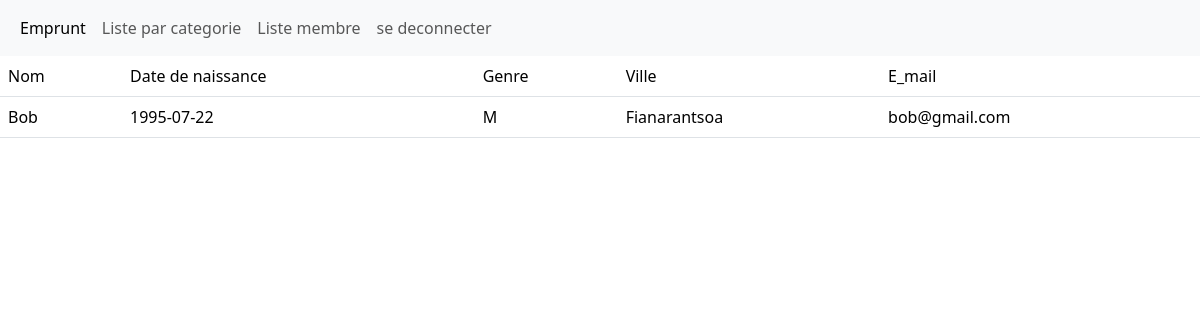
/pages/about.php?id=2, run on the app's committed database.
### tables this page shows
create table PF_membre(
    id_membre int primary key auto_increment,
    nom varchar(50),
    date_de_naissance Date,
    genre varchar(10),
    email varchar(50),
    ville varchar(50),
    mdp varchar(50),
    image_profil varchar(50)

);

### includes/connection.php (called while the page is built, shortened)
<?php
function bdd()
{
    static $connect = null;
    if ($connect === null) {
        $connect = mysqli_connect('localhost', 'root', '', 'projet_final_s2');
        mysqli_set_charset($connect, 'utf8mb4');
    }
    return $connect;
}
?>

### includes/fonction.php (called while the page is built, shortened)
<?php
require("connection.php");
function about_membre($id){
    $sql="SELECT * FROM PF_membre WHERE id_membre=".$id;
    $resultat = mysqli_query(bdd(), $sql);
    $donnees = mysqli_fetch_assoc($resultat);
    return $donnees;
}

### pages/about.php (the view, shortened to what this page needs)
<?php
require("../includes/fonction.php");
$id=$_GET['id'];
$about=about_membre($id);
?>
<!DOCTYPE html>
<html lang="en">
<head>
    <link href="../assets/bootstrap/css/bootstrap.min.css" rel="stylesheet">
</head>
<body>
<header>
<nav class="navbar navbar-expand-lg bg-body-tertiary">
  <div class="container-fluid">
    <div class="collapse navbar-collapse" id="navbarNav">
      <ul class="navbar-nav">
        <li class="nav-item">
          <a class="nav-link active" aria-current="page" href="#">Emprunt</a>
        </li>
        <li class="nav-item">
          <a class="nav-link" href="filtrer.php">Liste par categorie</a>
        </li>
        <li class="nav-item">
          <a class="nav-link" href="liste_membre.php">Liste membre</a>
        </li>
        <li class="nav-item">
          <a class="nav-link" href="login.php">se deconnecter</a>
        </li>
      </ul>
    </div>
  </div>
</nav>
</header>
<main>
   <table class="table">
    <tr>
        <td>Nom</td>
        <td>Date de naissance</td>
        <td>Genre</td>
        <td>Ville</td>
        <td>E_mail</td>
    </tr>
    <tr>
        <td><?=$about['nom']?></td>
        <td><?=$about['date_de_naissance']?></td>
        <td><?=$about['genre']?></td>
        <td><?=$about['ville']?></td>
        <td><?=$about['email']?></td>
    </tr>
   </table>
</main>
</body>
</html>

### data on the page
pf_membre: nom "Bob", date_de_naissance "1995-07-22", genre "M", ville "Fianarantsoa", email "bob@gmail.com"
